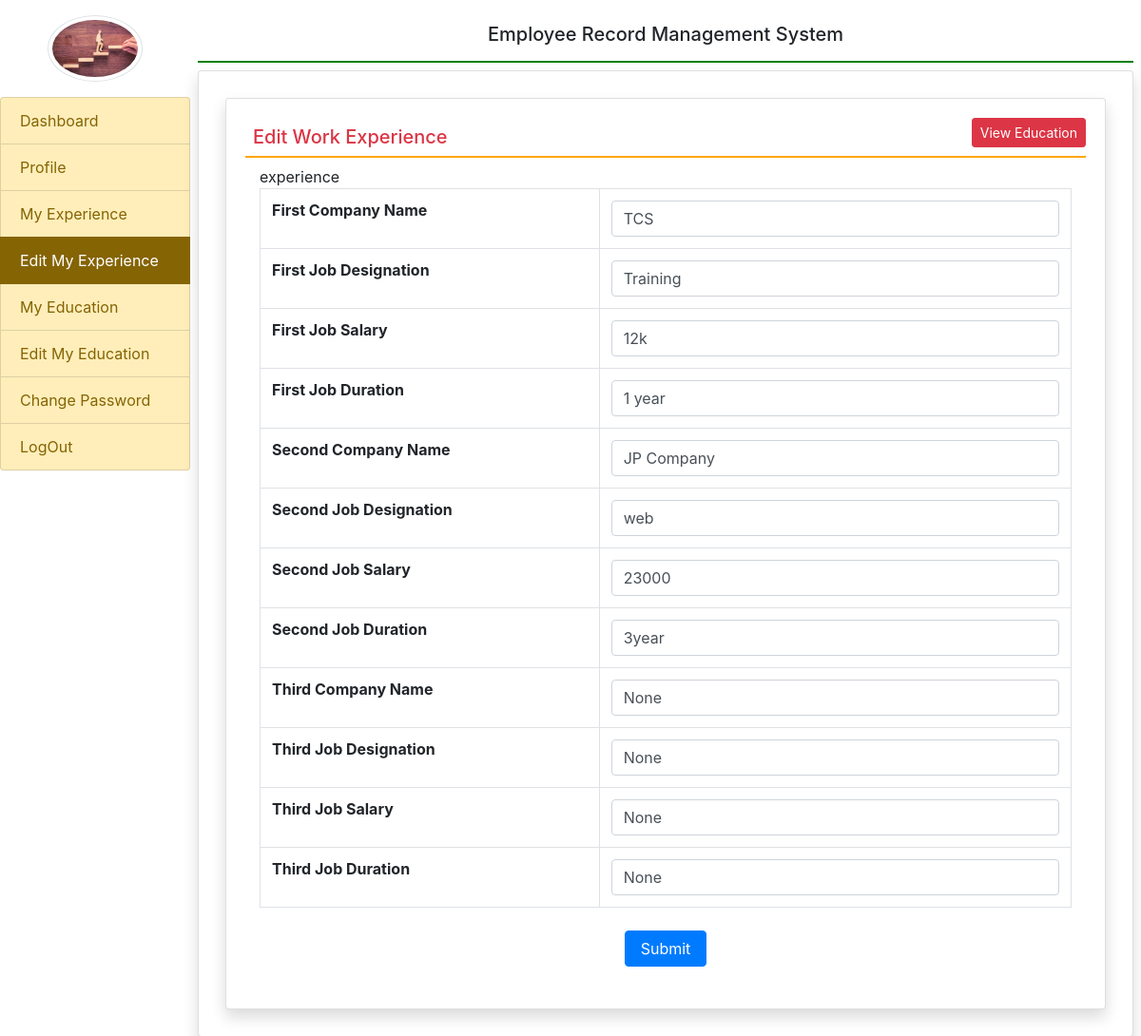
The app's page /edit_exp/ (signed in) with its own data.
### employee/models.py (models this page shows, shortened)
class EmployeeExperience(models.Model):
    user = models.ForeignKey(User, on_delete=models.CASCADE)
    company1name = models.CharField(max_length=100, null=True)
    company1desig = models.CharField(max_length=100, null=True)
    company1salary = models.CharField(max_length=100, null=True)
    company1duration =models.CharField(max_length=100, null=True)
    company2name = models.CharField(max_length=100, null=True)
    company2desig = models.CharField(max_length=100, null=True)
    company2salary = models.CharField(max_length=100, null=True)
    company2duration = models.CharField(max_length=100, null=True)
    company3name = models.CharField(max_length=100, null=True)
    company3desig = models.CharField(max_length=100, null=True)
    company3salary = models.CharField(max_length=100, null=True)
    company3duration = models.CharField(max_length=100, null=True)

### employee/views.py (the view, shortened to what this page needs)
# urls.py: path('edit_exp/', views.edit_exp, name = "edit_exp"),
def edit_exp(request):
    if not request.user.is_authenticated:
        return redirect('emp_login')
    error = ""
    user = request.user
    experience = EmployeeExperience.objects.get(user = user)
    return render(request,'edit_exp.html', locals())

### templates/edit_exp.html (shortened to what this page needs)
{% extends 'emp_base.html' %}
{% block main %}
<div class="card shadow m-2" xmlns="http://www.w3.org/1999/html">
    <div class="card-body">
        <a href="{% url 'my_exp' %}" class="btn btn-danger float-right btn-sm">View Education</a>
        <h5 class="p-2 text-danger" style="border-bottom: 2px solid orange">Edit Work Experience</h5>
        <div class="container-fluid">
            <form method="POST">
            <table class="table table-bordered">
                <tr>
                    <th>First Company Name</th>experience
                    <td><input type="text" name="company1name" class="form-control"value="{{experience.company1name}}"></td>
                </tr>
                <tr>
                    <th>First Job Designation</th>
                    <td><input type="text" name="company1desig" class="form-control" value="{{experience.company1desig}}"></td>
                </tr>
                <tr>
                    <th>First Job Salary</th>
                    <td><input type="text" name="company1salary" class="form-control" value="{{experience.company1salary}}"></td>
                </tr>
                <tr>
                    <th>First Job Duration </th>
                    <td><input type="text" name="company1duration" class="form-control" value="{{experience.company1duration}}"></td>
                </tr>
                <tr>
                    <th>Second Company Name</th>
                    <td><input type="text" name="company2name" class="form-control" value="{{experience.company2name}}"></td>
                </tr>
                <tr>
                    <th>Second Job Designation</th>
                    <td><input type="text" name="company2desig" class="form-control" value="{{experience.company2desig}}"></td>
                </tr>
                <tr>
                    <th>Second Job Salary</th>
                    <td><input type="text" name="company2salary" class="form-control" value="{{experience.company2salary}}"></td>
                </tr>
                <tr>
                    <th>Second Job Duration </th>
                    <td><input type="text" name="company2duration" class="form-control" value="{{experience.company2duration}}"></td>
                </tr>
                <tr>
                    <th>Third Company Name</th>
                    <td><input type="text" name="company3name" class="form-control" value="{{experience.company3name}}"></td>
                </tr>
                <tr>
                    <th>Third Job Designation</th>
                    <td><input type="text" name="company3desig" class="form-control" value="{{experience.company3desig}}"></td>
                </tr>
                <tr>
                    <th>Third Job Salary</th>
                    <td><input type="text" name="company3salary" class="form-control" value="{{experience.company3salary}}"></td>
                </tr>
                <tr>
                    <th>Third Job Duration </th>
                    <td><input type="text" name="company3duration" class="form-control" value="{{experience.company3duration}}"></td>
                </tr>
            </table>
               <center><input type="Submit" value="Submit" class="btn btn-primary m-2 px-3"></center>
</form>
        </div>
    </div>
</div>
{% endblock %}

### records on screen
EmployeeExperience: company1desig "Training", company1salary "12k", company1duration "1 year", company2name "JP Company", company2desig "web", company2salary "23000", company2duration "3year", company3name "None", company3desig "None", company3salary "None", company3duration "None"
